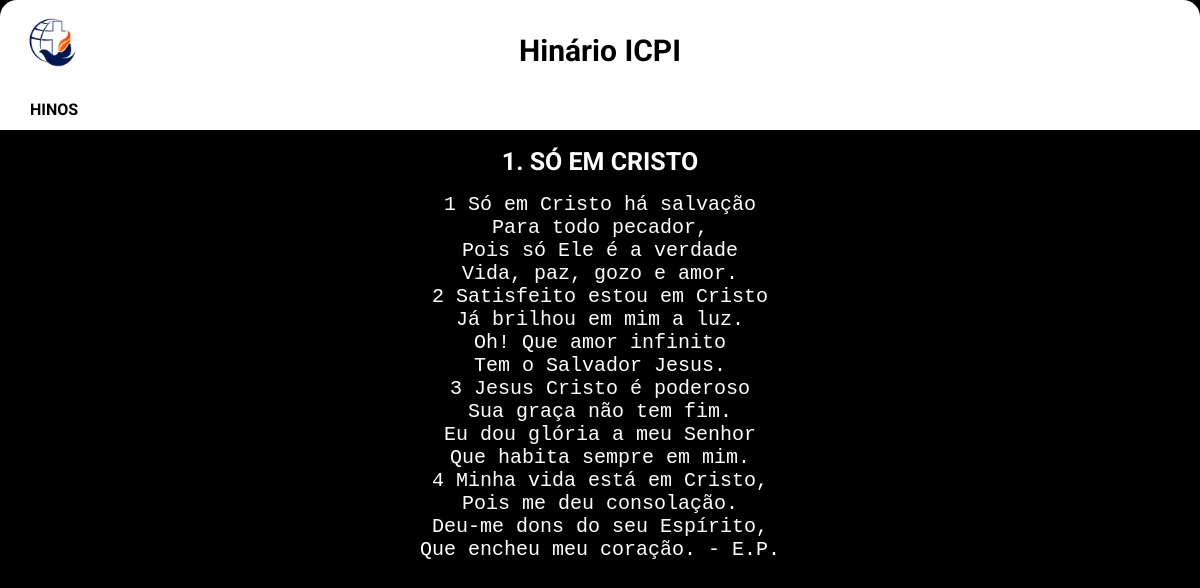
Screenshot of /hino/13/ with the database file from the repository.
### hinario/models.py (models this page shows, shortened)
class Hino(models.Model):
    titulo = models.CharField(max_length=100,verbose_name='Titulo')
    hino = models.TextField(verbose_name='Hino')

### hinario/views.py (the view)
# urls.py: path('hino/<int:id>/', views.hino, name='hino'),
def hino(request,id):
    hino = get_object_or_404(Hino, pk=id)
    return render(request,'hino-view.html',context= {
        'hino': hino,
        'search': False,
    })

### hinario/templates/hino-view.html (shortened to what this page needs)
{% extends 'base_global.html' %}
{% block content %}
<div class='container'>
<h1> {{ hino.titulo }} </h1>
<pre>{{hino.hino}}</pre>
</div>
{% endblock content %}

### base_template/base_global.html (shortened to what this page needs)
<!DOCTYPE html>
<html lang="pt-br">
<head>
    {% include 'partials/head.html' %}
</head>
<body>
    {% include 'partials/header.html' %}
    {% include 'partials/menu.html' %}
    {% block content %}{% endblock content %}
</body>
</html>

### base_template/partials/head.html (shortened to what this page needs)
{% load static %}
<link rel="stylesheet" href="{% static 'base_style.css' %}">

### base_template/partials/header.html (shortened to what this page needs)
{% load static %}
<div class="header">
    <div class="wrapper">
        <label for="check">
            <img src="{% static 'img/Logo.ICPI.jpg' %}" alt="">
        </label>
    </div>
    <h1>Hinário ICPI</h1>
</div>

### base_template/partials/menu.html
<div class="menu">
    <a href="{% url 'hinos01' %}">HINOS</a>
</div>

### base_static/base_style.css (style rules this page uses)
body { padding: 0; margin: 0; background-color: black; font-family: 'Roboto'; }
.header { display: flex; align-items: center; justify-content: center; width: 100%; height: 100px; background-color: rgb(255, 255, 255); border-top-left-radius: 17px; border-top-right-radius: 17px; }
.header h1 { margin: auto; text-decoration: none; color: black; font-size: 30px; z-index: 1; }
.header img { max-width: 55px; padding-left: 25px; margin-top: -35px; position: absolute; z-index: 1; cursor: pointer; border-radius: 10px; }
.menu { display: flex; width: 100%; height: 30px; padding: 0px; background-color: white; }
.menu a { text-decoration: none; color: black; padding-left: 30px; padding-right: 30px; font-weight: bold; }
.container { display: block; color: white; }
.container pre { font-size: 20px; text-align: center; margin: auto; line-break: normal; }
.container h1 { font-size: 25px; text-align: center; }

### rows the page displays
Hino: titulo "1. SÓ EM CRISTO", hino "1 Só em Cristo há salvação Para todo pecador, Pois só Ele é a verdade Vida, paz, gozo e amor. 2 Satisfeito estou em Cristo Já brilhou em mim a luz. Oh! Que amor infinito Tem o Salvador Jesus. 3 Jesus Cristo é poderoso Sua graça não tem fim. Eu dou glória a meu Senhor Que habita sempre em mim. 4 Minha vida está em Cristo, Pois me deu consolação. Deu-me dons do seu Espírito, Que encheu meu coração. - E.P."
